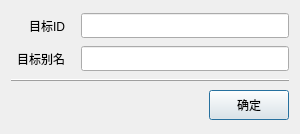
<?xml version="1.0" encoding="UTF-8"?>
<ui version="4.0">
 <class>AliasDlg</class>
 <widget class="QDialog" name="AliasDlg">
  <property name="geometry">
   <rect>
    <x>0</x>
    <y>0</y>
    <width>300</width>
    <height>134</height>
   </rect>
  </property>
  <property name="windowTitle">
   <string>设置目标别名</string>
  </property>
  <property name="styleSheet">
   <string notr="true">QWidget
{
	font-family:&quot;Microsoft Yahei&quot;;
}</string>
  </property>
  <layout class="QVBoxLayout" name="verticalLayout">
   <item>
    <layout class="QHBoxLayout" name="horizontalLayout">
     <item>
      <widget class="QLabel" name="label">
       <property name="minimumSize">
        <size>
         <width>54</width>
         <height>25</height>
        </size>
       </property>
       <property name="text">
        <string>目标ID</string>
       </property>
       <property name="alignment">
        <set>Qt::AlignRight|Qt::AlignTrailing|Qt::AlignVCenter</set>
       </property>
      </widget>
     </item>
     <item>
      <spacer name="horizontalSpacer_2">
       <property name="orientation">
        <enum>Qt::Horizontal</enum>
       </property>
       <property name="sizeType">
        <enum>QSizePolicy::Fixed</enum>
       </property>
       <property name="sizeHint" stdset="0">
        <size>
         <width>10</width>
         <height>20</height>
        </size>
       </property>
      </spacer>
     </item>
     <item>
      <widget class="QLineEdit" name="edtTargetId">
       <property name="minimumSize">
        <size>
         <width>0</width>
         <height>25</height>
        </size>
       </property>
       <property name="readOnly">
        <bool>true</bool>
       </property>
      </widget>
     </item>
    </layout>
   </item>
   <item>
    <layout class="QHBoxLayout" name="horizontalLayout_2">
     <item>
      <widget class="QLabel" name="label_2">
       <property name="minimumSize">
        <size>
         <width>54</width>
         <height>25</height>
        </size>
       </property>
       <property name="text">
        <string>目标别名</string>
       </property>
       <property name="alignment">
        <set>Qt::AlignRight|Qt::AlignTrailing|Qt::AlignVCenter</set>
       </property>
      </widget>
     </item>
     <item>
      <spacer name="horizontalSpacer_3">
       <property name="orientation">
        <enum>Qt::Horizontal</enum>
       </property>
       <property name="sizeType">
        <enum>QSizePolicy::Fixed</enum>
       </property>
       <property name="sizeHint" stdset="0">
        <size>
         <width>10</width>
         <height>20</height>
        </size>
       </property>
      </spacer>
     </item>
     <item>
      <widget class="QLineEdit" name="edtTargetAlias">
       <property name="minimumSize">
        <size>
         <width>0</width>
         <height>25</height>
        </size>
       </property>
      </widget>
     </item>
    </layout>
   </item>
   <item>
    <widget class="QFrame" name="frame">
     <property name="frameShape">
      <enum>QFrame::HLine</enum>
     </property>
     <property name="frameShadow">
      <enum>QFrame::Raised</enum>
     </property>
     <widget class="QFrame" name="frame_2">
      <property name="geometry">
       <rect>
        <x>0</x>
        <y>0</y>
        <width>282</width>
        <height>3</height>
       </rect>
      </property>
      <property name="frameShape">
       <enum>QFrame::HLine</enum>
      </property>
      <property name="frameShadow">
       <enum>QFrame::Raised</enum>
      </property>
     </widget>
    </widget>
   </item>
   <item>
    <layout class="QHBoxLayout" name="horizontalLayout_3">
     <item>
      <spacer name="horizontalSpacer">
       <property name="orientation">
        <enum>Qt::Horizontal</enum>
       </property>
       <property name="sizeHint" stdset="0">
        <size>
         <width>40</width>
         <height>20</height>
        </size>
       </property>
      </spacer>
     </item>
     <item>
      <widget class="QPushButton" name="btnOk">
       <property name="minimumSize">
        <size>
         <width>0</width>
         <height>30</height>
        </size>
       </property>
       <property name="text">
        <string>确定</string>
       </property>
      </widget>
     </item>
    </layout>
   </item>
  </layout>
 </widget>
 <layoutdefault spacing="6" margin="11"/>
 <resources/>
 <connections/>
</ui>
